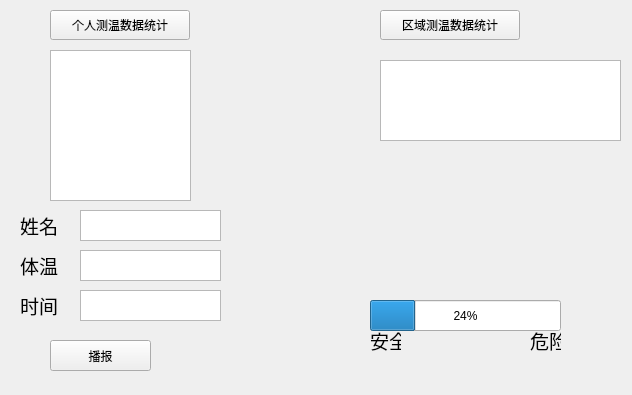
<?xml version="1.0" encoding="UTF-8"?>
<ui version="4.0">
 <class>Form</class>
 <widget class="QWidget" name="Form">
  <property name="geometry">
   <rect>
    <x>0</x>
    <y>0</y>
    <width>632</width>
    <height>395</height>
   </rect>
  </property>
  <property name="windowTitle">
   <string>Form</string>
  </property>
  <property name="styleSheet">
   <string notr="true">background-image: url(:/imgTest/bg1.jpg);</string>
  </property>
  <widget class="QListView" name="listView">
   <property name="geometry">
    <rect>
     <x>50</x>
     <y>50</y>
     <width>141</width>
     <height>151</height>
    </rect>
   </property>
   <property name="styleSheet">
    <string notr="true">background-image: url(:/Test/bgimg/bg5.jpg);</string>
   </property>
  </widget>
  <widget class="QPushButton" name="pushButton">
   <property name="geometry">
    <rect>
     <x>50</x>
     <y>10</y>
     <width>140</width>
     <height>30</height>
    </rect>
   </property>
   <property name="font">
    <font>
     <family>Yuppy SC</family>
    </font>
   </property>
   <property name="styleSheet">
    <string notr="true">background-image: url(:/Test/bgimg/bg5.jpg);</string>
   </property>
   <property name="text">
    <string>个人测温数据统计</string>
   </property>
  </widget>
  <widget class="QPushButton" name="pushButton_2">
   <property name="geometry">
    <rect>
     <x>380</x>
     <y>10</y>
     <width>140</width>
     <height>30</height>
    </rect>
   </property>
   <property name="font">
    <font>
     <family>Yuppy SC</family>
    </font>
   </property>
   <property name="styleSheet">
    <string notr="true">background-image: url(:/Test/bgimg/bg5.jpg);</string>
   </property>
   <property name="text">
    <string>区域测温数据统计</string>
   </property>
  </widget>
  <widget class="QTextBrowser" name="textBrowser">
   <property name="geometry">
    <rect>
     <x>380</x>
     <y>60</y>
     <width>241</width>
     <height>81</height>
    </rect>
   </property>
   <property name="styleSheet">
    <string notr="true">background-image: url(:/Test/bgimg/bg5.jpg);</string>
   </property>
  </widget>
  <widget class="QLabel" name="label">
   <property name="geometry">
    <rect>
     <x>20</x>
     <y>210</y>
     <width>41</width>
     <height>31</height>
    </rect>
   </property>
   <property name="font">
    <font>
     <family>Yuppy SC</family>
     <pointsize>14</pointsize>
    </font>
   </property>
   <property name="styleSheet">
    <string notr="true">background-image: url(:/Test/bgimg/bg5.jpg);</string>
   </property>
   <property name="text">
    <string>姓名：</string>
   </property>
  </widget>
  <widget class="QLabel" name="label_2">
   <property name="geometry">
    <rect>
     <x>20</x>
     <y>250</y>
     <width>41</width>
     <height>31</height>
    </rect>
   </property>
   <property name="font">
    <font>
     <family>Yuppy SC</family>
     <pointsize>14</pointsize>
    </font>
   </property>
   <property name="styleSheet">
    <string notr="true">background-image: url(:/Test/bgimg/bg5.jpg);</string>
   </property>
   <property name="text">
    <string>体温：</string>
   </property>
  </widget>
  <widget class="QLabel" name="label_3">
   <property name="geometry">
    <rect>
     <x>20</x>
     <y>290</y>
     <width>41</width>
     <height>31</height>
    </rect>
   </property>
   <property name="font">
    <font>
     <family>Yuppy SC</family>
     <pointsize>14</pointsize>
    </font>
   </property>
   <property name="styleSheet">
    <string notr="true">background-image: url(:/Test/bgimg/bg5.jpg);</string>
   </property>
   <property name="text">
    <string>时间：</string>
   </property>
  </widget>
  <widget class="QPushButton" name="pushButton_3">
   <property name="geometry">
    <rect>
     <x>50</x>
     <y>340</y>
     <width>101</width>
     <height>31</height>
    </rect>
   </property>
   <property name="styleSheet">
    <string notr="true">background-image: url(:/Test/bgimg/bg5.jpg);</string>
   </property>
   <property name="text">
    <string>播报</string>
   </property>
  </widget>
  <widget class="QLabel" name="label_4">
   <property name="geometry">
    <rect>
     <x>370</x>
     <y>330</y>
     <width>31</width>
     <height>21</height>
    </rect>
   </property>
   <property name="font">
    <font>
     <family>Yuppy SC</family>
     <pointsize>14</pointsize>
    </font>
   </property>
   <property name="styleSheet">
    <string notr="true">background-image: url(:/Test/bgimg/bg5.jpg);</string>
   </property>
   <property name="text">
    <string>安全</string>
   </property>
  </widget>
  <widget class="QLabel" name="label_5">
   <property name="geometry">
    <rect>
     <x>530</x>
     <y>330</y>
     <width>31</width>
     <height>21</height>
    </rect>
   </property>
   <property name="font">
    <font>
     <family>Yuppy SC</family>
     <pointsize>14</pointsize>
    </font>
   </property>
   <property name="styleSheet">
    <string notr="true">background-image: url(:/Test/bgimg/bg5.jpg);</string>
   </property>
   <property name="text">
    <string>危险</string>
   </property>
  </widget>
  <widget class="QProgressBar" name="progressBar">
   <property name="geometry">
    <rect>
     <x>370</x>
     <y>300</y>
     <width>191</width>
     <height>31</height>
    </rect>
   </property>
   <property name="styleSheet">
    <string notr="true">background-image: url(:/Test/bgimg/bg5.jpg);</string>
   </property>
   <property name="value">
    <number>24</number>
   </property>
  </widget>
  <widget class="QTextBrowser" name="textBrowser_2">
   <property name="geometry">
    <rect>
     <x>80</x>
     <y>210</y>
     <width>141</width>
     <height>31</height>
    </rect>
   </property>
   <property name="styleSheet">
    <string notr="true">background-image: url(:/Test/bgimg/bg5.jpg);</string>
   </property>
  </widget>
  <widget class="QTextBrowser" name="textBrowser_3">
   <property name="geometry">
    <rect>
     <x>80</x>
     <y>250</y>
     <width>141</width>
     <height>31</height>
    </rect>
   </property>
   <property name="styleSheet">
    <string notr="true">background-image: url(:/Test/bgimg/bg5.jpg);</string>
   </property>
  </widget>
  <widget class="QTextBrowser" name="textBrowser_4">
   <property name="geometry">
    <rect>
     <x>80</x>
     <y>290</y>
     <width>141</width>
     <height>31</height>
    </rect>
   </property>
   <property name="styleSheet">
    <string notr="true">background-image: url(:/Test/bgimg/bg5.jpg);</string>
   </property>
  </widget>
 </widget>
 <resources>
  <include location="../test1/imag.qrc"/>
  <include location="../test2/bgimag.qrc"/>
 </resources>
 <connections/>
</ui>
